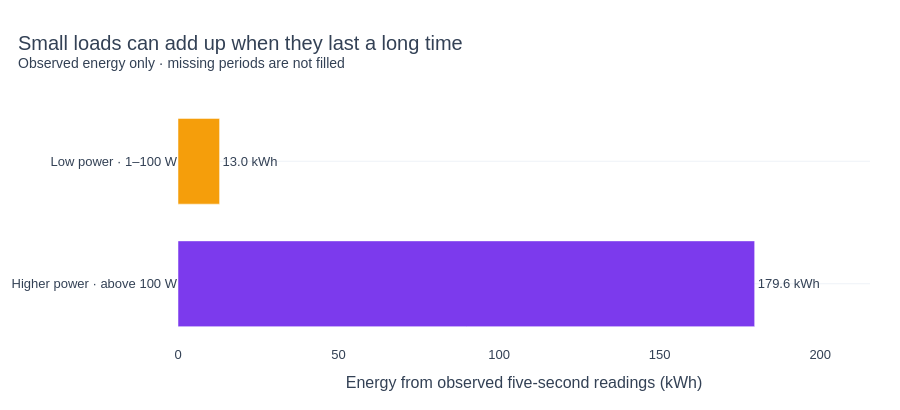

Notebook source saved alongside this figure:
### Markdown cell above
### ⚙️ 6. Low-power use and machine health
We compare the energy observed in low and higher-power readings. Low power can include controls or useful waiting time; it is not automatically waste. We also check how the three phases share the load, where verified phase sensors are available.

### Code cell
low_samples = int(daily_profile["low_power_samples"].sum())
higher_samples = int(daily_profile["higher_power_samples"].sum())
low_mean_kw = float(daily_profile["low_sum_kw"].sum()) / low_samples if low_samples else None
higher_mean_kw = float(daily_profile["higher_sum_kw"].sum()) / higher_samples if higher_samples else None
low_energy = float(daily_profile["low_sum_kw"].sum()) * 5 / 3600
higher_energy = float(daily_profile["higher_sum_kw"].sum()) * 5 / 3600
fig_baseline = go.Figure(go.Bar(y=["Low power · 1–100 W", "Higher power · above 100 W"],
    x=[low_energy, higher_energy], orientation="h", marker_color=[ORANGE, PURPLE],
    text=[f"{low_energy:.1f} kWh", f"{higher_energy:.1f} kWh"], textposition="outside"))
fig_baseline.update_xaxes(title="Energy from observed five-second readings (kWh)", rangemode="tozero")
fig_baseline.update_yaxes(autorange="reversed")
fig_baseline.update_layout(showlegend=False)
polish(fig_baseline, "Small loads can add up when they last a long time", "Observed energy only · missing periods are not filled")
report(f"Low-power readings average **{number(low_mean_kw * 1000 if low_mean_kw is not None else None, 1)} W** and account for **{low_energy:.1f} kWh** of observed energy.\nThis gives a baseline for an idle-use audit. Confirm the machine's actual state before calling this energy avoidable waste.")

### Figure 1 — Plotly figure (JSON) as saved in the notebook; plotly's stock layout.template omitted (floating-point values rounded to 4 significant figures)
{"data": [{"cliponaxis": false, "marker": {"color": ["#f59e0b", "#7c3aed"]}, "orientation": "h", "text": ["13.0 kWh", "179.6 kWh"], "textposition": "outside", "type": "bar", "x": [12.95, 179.6], "y": ["Low power · 1–100 W", "Higher power · above 100 W"]}], "layout": {"bargap": 0.3, "font": {"color": "#334155", "family": "Arial", "size": 13}, "height": 410, "hoverlabel": {"bgcolor": "white"}, "legend": {"orientation": "h", "x": 0, "y": 1.01, "yanchor": "bottom"}, "margin": {"b": 65, "l": 65, "r": 30, "t": 100}, "paper_bgcolor": "white", "plot_bgcolor": "white", "showlegend": false, "title": {"font": {"size": 20}, "text": "Small loads can add up when they last a long time<br><sup>Observed energy only · missing periods are not filled</sup>", "x": 0.02}, "xaxis": {"automargin": true, "range": [0, 215.5], "rangemode": "tozero", "showgrid": false, "title": {"text": "Energy from observed five-second readings (kWh)"}, "zeroline": false}, "yaxis": {"automargin": true, "autorange": "reversed", "gridcolor": "#eef2f7", "zeroline": false}}}
